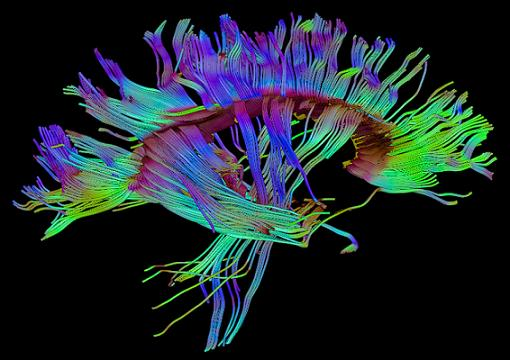
#> input picture hw13/info_13_codes/DTI.jpg, 510 x 360 px; the run also reads 1 picture not shown here
$ jupyter execute --allow-errors info_13_examples.ipynb   (shell and % lines are left out)   (older library calls are emulated)
#> lines starting #> are read from the running program, lines starting #| are printed output that depends on the picture
# Psychoinformatics - Week 13 (Examples)
by Tsung-Ren (Tren) Huang (trhuang@g.ntu.edu.tw)

[cell 1]
import numpy as np, scipy.misc
import cv2
import matplotlib.pyplot as plt

## 1 Basic Imaging Processing

### 1.1 Color to gray images

#### 1.1.1 The Matplot way

[cell 2]
import matplotlib.pyplot as plt
plt.close('all'); img1=plt.imread('DTI.jpg')
#> further down, img1 is the input picture: shape (360, 510, 3); mean R, G, B 29.5, 39.1, 44.3
print(img1.shape,type(img1),img1.dtype)
#| (360, 510, 3) <class 'numpy.ndarray'> uint8
plt.imshow(img1); plt.figure()
img2=np.mean(img1,2); print(img2.shape)
#| (360, 510)
plt.imshow(img2,cmap=plt.cm.gray)
plt.imsave('DTI_gray.jpg',img2, cmap=plt.cm.gray)

#### 1.1.1 The PIL/Pillow way

[cell 3]
from PIL import Image
img=Image.open('DTI.jpg')
img2=img.convert('L')
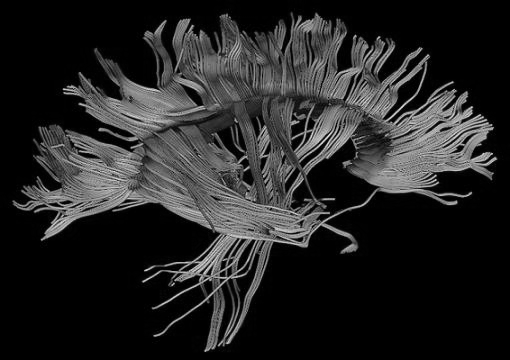
#> img2: PIL image 510x360 L; min 0, max 230, mean 36.8
img2.show()
img2.save('DTI_gray.jpg')

### 1.2 Image Contrast

[cell 4]
import matplotlib.pyplot as plt
img=[]
img.append(np.float64(plt.imread('MRI1.jpg')))
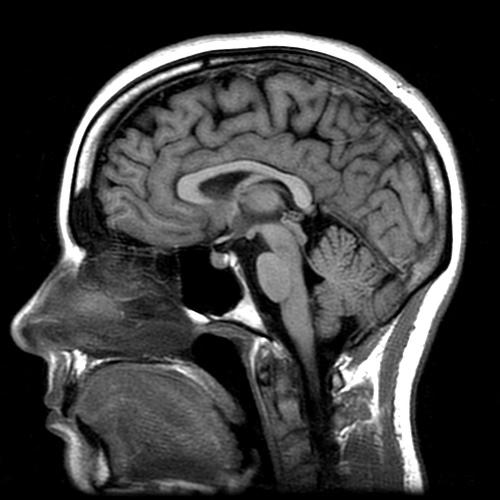
#> input picture hw13/info_13_codes/MRI1.jpg, 500 x 500 px
img.append(np.float64(plt.imread('MRI2.jpg')))
img.append(img[1]-img[0]) #contrast
for i in range(3):
 plt.subplot(1,3,i+1); plt.axis('off')
 plt.imshow(img[i],cmap=plt.cm.gray)
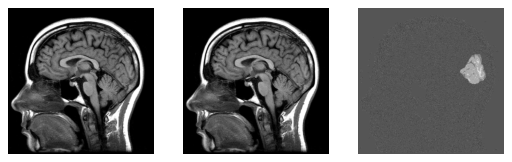
#> figure drawn by matplotlib, 3 panels

### 1.3 Image Blending & Filtering

#### 1.3.1 The Matplotlib way

[cell 5]
import matplotlib.pyplot as plt
img1=plt.imread('face.jpg') # for FFA
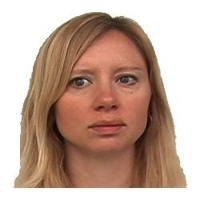
#> input picture hw13/info_13_codes/face.jpg, 200 x 200 px
#> img1 is the input picture: shape (200, 200, 3); mean R, G, B 193.2, 165.4, 150.9
img2=plt.imread('house.jpg') # for PPA
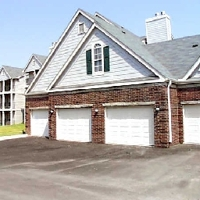
#> input picture hw13/info_13_codes/house.jpg, 200 x 200 px
#> img2 is the input picture: shape (200, 200, 3); mean R, G, B 174.2, 172.7, 173.6
k=np.arange(1,10,2)/10.0
for i in range(5):
    plt.subplot(1,5,i+1);plt.axis('off')
    hybrid=k[i]*img1+(1-k[i])*img2
    plt.imshow(hybrid/255.0)
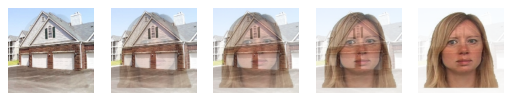
#> figure drawn by matplotlib, 5 panels

#### 1.3.2 PIL/The Pillow way

[cell 6]
from PIL import Image
from PIL.ImageFilter import (
   BLUR, CONTOUR, DETAIL, EDGE_ENHANCE, EDGE_ENHANCE_MORE,
   EMBOSS, FIND_EDGES, SMOOTH, SMOOTH_MORE, SHARPEN
)
img1=Image.open('house.jpg')
img2=Image.open('face.jpg')
k=np.arange(1,10,2)/10.0
for i in range(5):
    hybrid=Image.blend(img1,img2,k[i])
    hybrid=hybrid.filter(CONTOUR) # Applying a contour filter
    hybrid.show()
#> this loop made 5 passes
#> pass 1, `hybrid=hybrid.filter(CONTOUR)`:
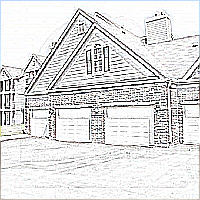
#> hybrid: PIL image 200x200 RGB; mean R, G, B 221.5, 221.4, 221.5
#> after the loop:
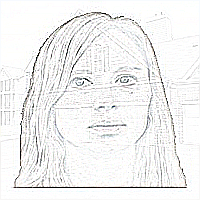
#> hybrid: PIL image 200x200 RGB; mean R, G, B 241.1, 241.1, 240.8

### 1.4 Color Maps

#### 1.4.1 Matplotlib (RGB) vs. OpenCV (BGR)

[cell 7]
# Use Matplotlib to show an blank image:
img=np.zeros((2,2,3),dtype='uint8')
print(img.shape)
print(img)
plt.imshow(img);
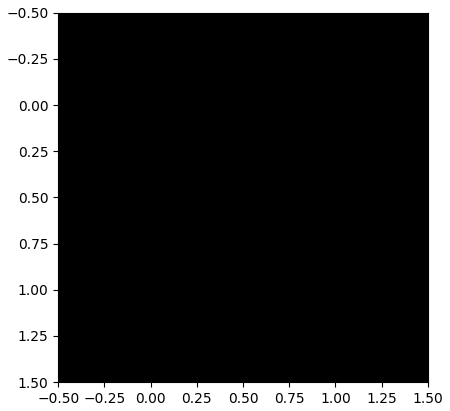
#> figure drawn by matplotlib, 1 panel

[cell 8]
# Manipulate the RGB values of a pixel:
img2=img.copy()
img2[0,0,0],img2[0,1,1],img2[1,0,2]=[255,255,255]
print(img2)
plt.imshow(img2);
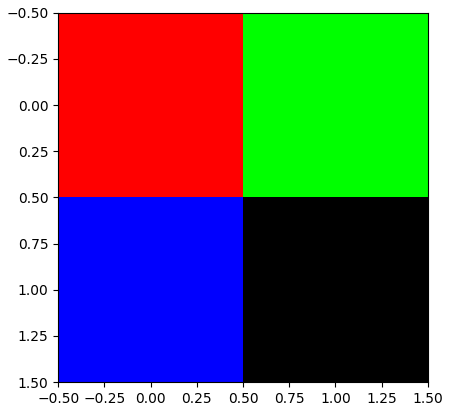
#> figure drawn by matplotlib, 1 panel

[cell 9]
# Try OpenCV, which uses the order of BGR rather than RGB:
#!pip install opencv-python
import cv2
cv2.startWindowThread()
cv2.imshow('Test',img2)
cv2.waitKey(5000);
cv2.destroyAllWindows()

#### 1.4.2 From files

[cell 10]
# Download the girl!
import urllib.request
urllib.request.urlretrieve('http://www.gx8899.com/uploads/allimg/171025/3-1G025101H3-50.jpg','girl.jpg')
#> (this line was passed over: the network is not available in this run)
img3=cv2.imread('girl.jpg')
#> (the rest of this cell did not finish here and is left out)

[cell 11]
# Show me the girl by OpenCV
cv2.imshow('Test',img3)
cv2.waitKey(5000);
cv2.destroyAllWindows()

[cell 12]
# Show me the girl by Matplotlib
plt.figure(figsize=(10, 5))
#> (the rest of this cell did not finish here and is left out)

#> (a cell that did not finish here is left out)

### 1.5 2D Spatial Filtering/Convolution

[cell 14]
kernel1=np.ones((10,10),np.float32)/100
print(kernel1)
#> (the rest of this cell did not finish here and is left out)

[cell 15]
# LGN cells: on-center off-surround RF
kernel2=np.array([[-1,-1,-1],
                  [-1,8,-1],
                  [-1,-1,-1]])
#> (the rest of this cell did not finish here and is left out)

### 1.6 Down-sampling

#### 1.6.1 Image pyramid (w/ Gaussian smoothing)

#> (a cell that did not finish here is left out)

### 1.6.2 Max pooling

[cell 17]
import skimage.measure

a = np.array([
      [ 12,  20, 30,  0],
      [  8,  12,  2,  0],
      [ 34,  70, 37,  4],
      [112, 100, 25, 12]])

skimage.measure.block_reduce(a, (2,2), np.max)

#> (a cell that did not finish here is left out)

## 2 Traditional Computer Vision

### 2.1 Face Detection

#### 2.1.1 Basic detection using Haar Cascades

[cell 19]
import urllib.request
urllib.request.urlretrieve('https://raw.githubusercontent.com/opencv/opencv/master/data/haarcascades/haarcascade_frontalface_default.xml','haarcascade_frontalface_default.xml')
#> (this line was passed over: the network is not available in this run)
urllib.request.urlretrieve('https://raw.githubusercontent.com/opencv/opencv/master/data/haarcascades/haarcascade_eye.xml','haarcascade_eye.xml')
#> (this line was passed over: the network is not available in this run)
face_cascade = cv2.CascadeClassifier('haarcascade_frontalface_default.xml')
eye_cascade = cv2.CascadeClassifier('haarcascade_eye.xml')
#> (the rest of this cell did not finish here and is left out)

#### 2.1.2 Facial landmarks using Dlib

[cell 20]
#! pip install cmake dlib
import dlib, urllib.request, cv2
model="shape_predictor_68_face_landmarks.dat"
urllib.request.urlretrieve('https://github.com/italojs/facial-landmarks-recognition/raw/master/shape_predictor_68_face_landmarks.dat',model)
#> (this line was passed over: the network is not available in this run)
